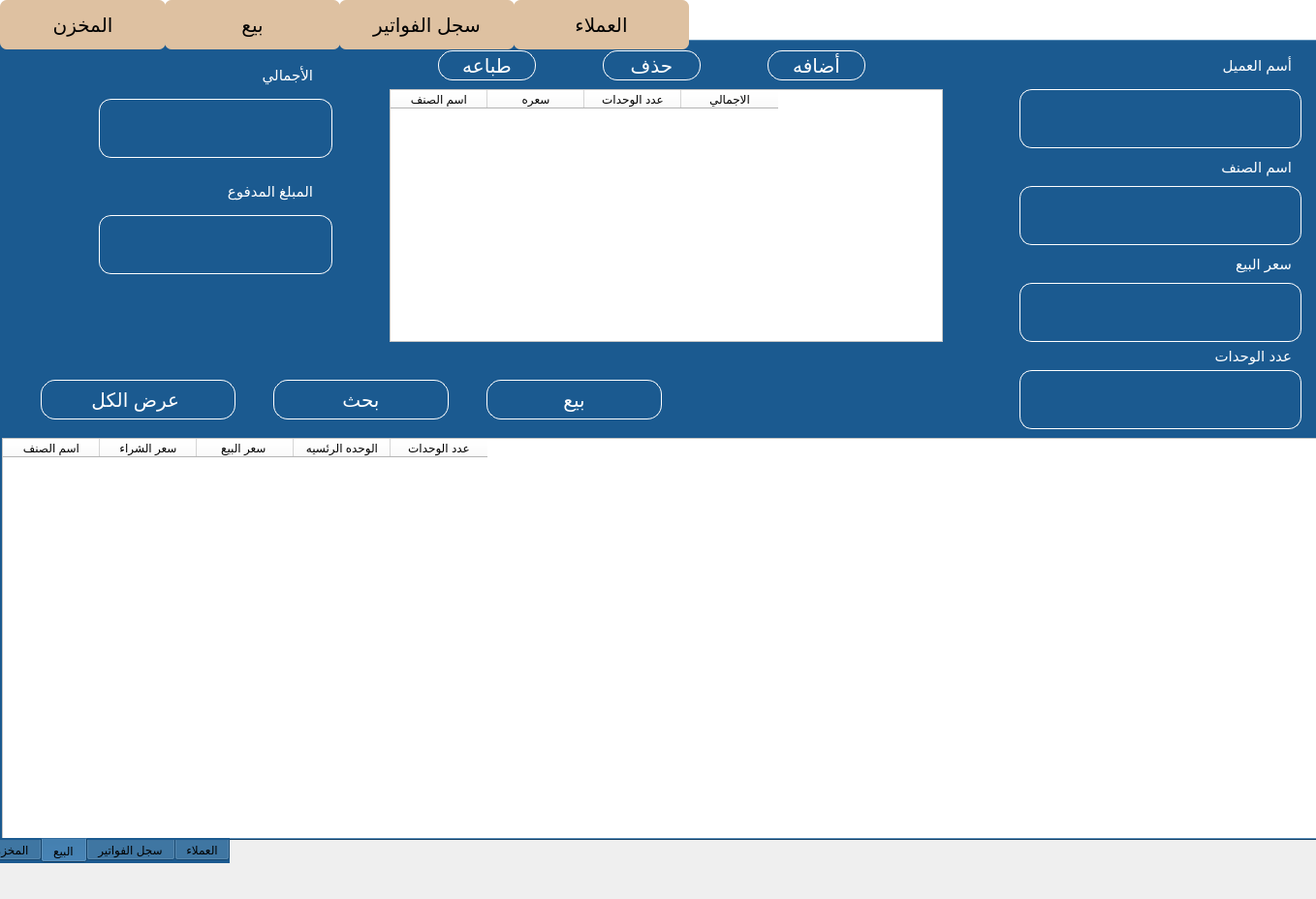
<?xml version="1.0" encoding="UTF-8"?>
<ui version="4.0">
 <class>Form</class>
 <widget class="QWidget" name="Form">
  <property name="geometry">
   <rect>
    <x>0</x>
    <y>0</y>
    <width>1358</width>
    <height>928</height>
   </rect>
  </property>
  <property name="windowTitle">
   <string>Form</string>
  </property>
  <property name="styleSheet">
   <string notr="true">
.QPushButton {
   background-color: rgb(222, 193, 161);
	box-shadow: 0px 1px 0px 0px #1c1b18;
	background:linear-gradient(to bottom, #eae0c2 5%, #ccc2a6 100%);

	font: 14pt &quot;Droid Sans Arabic&quot;;
	border-radius:15px;
	border:1px solid #333029;
	display:inline-block;
	cursor:pointer;
	
	
	color: rgb(255, 255, 255);
	
	border-color: rgb(255, 255, 255);
	font-size:20px;
	
	padding:0px 0px;
	text-decoration:none;
	text-shadow:0px 1px 0px #ffffff;
}
.QPushButton:hover {
	background:linear-gradient(to bottom, #ccc2a6 5%, #eae0c2 100%);
	

	border-color:rgb(31, 31, 31);
	color: rgb(31, 31, 31);
		
	background-color: rgb(24, 24, 24);

}
.QPushButton:active {
	position:relative;
	top:1px;
}


QLineEdit {
    border: 1px solid rgb(255, 255, 255);
border-radius:13px;
font: 15pt &quot;Droid Sans Arabic&quot;;
	color: rgb(255, 255, 255);
}
.QComboBox{
font-size:15px;
  font: 14pt &quot;Droid Sans Arabic&quot;;
	padding:0px 0px;
	text-decoration:none;
	text-shadow:0px 1px 0px #ffffff;
    text-align: center;
	color: rgb(255, 255, 255);
    border: 1px solid rgb(255, 255, 255);

}

.QTableWidget{
font-size:18px;
}</string>
  </property>
  <widget class="QTabWidget" name="tabWidget">
   <property name="geometry">
    <rect>
     <x>-20</x>
     <y>40</y>
     <width>1381</width>
     <height>851</height>
    </rect>
   </property>
   <property name="styleSheet">
    <string notr="true">background-color: rgb(38, 202, 218);
background-color: rgb(77, 208, 225);
background-color: rgb(41, 182, 246);
background-color: rgb(27, 90, 144);</string>
   </property>
   <property name="tabPosition">
    <enum>QTabWidget::South</enum>
   </property>
   <property name="currentIndex">
    <number>1</number>
   </property>
   <widget class="QWidget" name="tab_3">
    <attribute name="title">
     <string>المخزن</string>
    </attribute>
    <widget class="QLabel" name="label_64">
     <property name="geometry">
      <rect>
       <x>840</x>
       <y>20</y>
       <width>151</width>
       <height>31</height>
      </rect>
     </property>
     <property name="styleSheet">
      <string notr="true">.QLabel{
font-size:15px;
font: 14pt &quot;Droid Sans Arabic&quot;;
		color: rgb(255, 255, 255);
	padding:0px 0px;
	text-decoration:none;
	text-shadow:0px 1px 0px #ffffff;
}</string>
     </property>
     <property name="text">
      <string>الوحده الرئسيه</string>
     </property>
    </widget>
    <widget class="QLabel" name="label_65">
     <property name="geometry">
      <rect>
       <x>890</x>
       <y>150</y>
       <width>101</width>
       <height>31</height>
      </rect>
     </property>
     <property name="styleSheet">
      <string notr="true">.QLabel{
font-size:15px;
font: 14pt &quot;Droid Sans Arabic&quot;;
		color: rgb(255, 255, 255);
	padding:0px 0px;
	text-decoration:none;
	text-shadow:0px 1px 0px #ffffff;
}</string>
     </property>
     <property name="text">
      <string>عدد الوحدات </string>
     </property>
    </widget>
    <widget class="QPushButton" name="storge_tab_showall_btn">
     <property name="geometry">
      <rect>
       <x>80</x>
       <y>350</y>
       <width>201</width>
       <height>41</height>
      </rect>
     </property>
     <property name="styleSheet">
      <string notr="true"/>
     </property>
     <property name="text">
      <string>عرض الكل </string>
     </property>
    </widget>
    <widget class="QLabel" name="label_67">
     <property name="geometry">
      <rect>
       <x>1190</x>
       <y>260</y>
       <width>141</width>
       <height>31</height>
      </rect>
     </property>
     <property name="styleSheet">
      <string notr="true">.QLabel{
font-size:15px;
font: 14pt &quot;Droid Sans Arabic&quot;;
		color: rgb(255, 255, 255);
	padding:0px 0px;
	text-decoration:none;
	text-shadow:0px 1px 0px #ffffff;
}</string>
     </property>
     <property name="text">
      <string>سعر بيع الوحده</string>
     </property>
    </widget>
    <widget class="QLabel" name="label_63">
     <property name="geometry">
      <rect>
       <x>1220</x>
       <y>20</y>
       <width>111</width>
       <height>31</height>
      </rect>
     </property>
     <property name="styleSheet">
      <string notr="true">.QLabel{
font-size:15px;
font: 14pt &quot;Droid Sans Arabic&quot;;
		color: rgb(255, 255, 255);
	padding:0px 0px;
	text-decoration:none;
	text-shadow:0px 1px 0px #ffffff;
}</string>
     </property>
     <property name="text">
      <string>أسم الصنف </string>
     </property>
    </widget>
    <widget class="QLineEdit" name="storge_tab_unit_price_line">
     <property name="geometry">
      <rect>
       <x>1050</x>
       <y>300</y>
       <width>291</width>
       <height>61</height>
      </rect>
     </property>
     <property name="styleSheet">
      <string notr="true"/>
     </property>
     <property name="text">
      <string/>
     </property>
    </widget>
    <widget class="QLabel" name="label_66">
     <property name="geometry">
      <rect>
       <x>1220</x>
       <y>140</y>
       <width>111</width>
       <height>41</height>
      </rect>
     </property>
     <property name="styleSheet">
      <string notr="true">.QLabel{
font-size:15px;
font: 14pt &quot;Droid Sans Arabic&quot;;
		color: rgb(255, 255, 255);
	padding:0px 0px;
	text-decoration:none;
	text-shadow:0px 1px 0px #ffffff;
}</string>
     </property>
     <property name="text">
      <string>سعر الشراء</string>
     </property>
    </widget>
    <widget class="QLineEdit" name="storge_tab_total_numof_unit_line">
     <property name="geometry">
      <rect>
       <x>710</x>
       <y>180</y>
       <width>291</width>
       <height>61</height>
      </rect>
     </property>
     <property name="styleSheet">
      <string notr="true"/>
     </property>
     <property name="text">
      <string/>
     </property>
    </widget>
    <widget class="QLineEdit" name="storge_tab_buy_price_line">
     <property name="geometry">
      <rect>
       <x>1050</x>
       <y>180</y>
       <width>291</width>
       <height>61</height>
      </rect>
     </property>
     <property name="styleSheet">
      <string notr="true"/>
     </property>
     <property name="text">
      <string/>
     </property>
    </widget>
    <widget class="QTableWidget" name="Storge_Table">
     <property name="geometry">
      <rect>
       <x>20</x>
       <y>410</y>
       <width>1361</width>
       <height>421</height>
      </rect>
     </property>
     <property name="styleSheet">
      <string notr="true">background-color: rgb(178, 235, 242);
background-color: rgb(255, 255, 255);
font: 17pt &quot;Droid Sans Arabic&quot;;
</string>
     </property>
     <property name="sizeAdjustPolicy">
      <enum>QAbstractScrollArea::AdjustToContents</enum>
     </property>
     <property name="verticalScrollMode">
      <enum>QAbstractItemView::ScrollPerPixel</enum>
     </property>
     <property name="horizontalScrollMode">
      <enum>QAbstractItemView::ScrollPerPixel</enum>
     </property>
     <column>
      <property name="text">
       <string>اسم الصنف</string>
      </property>
     </column>
     <column>
      <property name="text">
       <string>سعر الشراء</string>
      </property>
     </column>
     <column>
      <property name="text">
       <string>سعر البيع </string>
      </property>
     </column>
     <column>
      <property name="text">
       <string>الوحده الرئسيه</string>
      </property>
     </column>
     <column>
      <property name="text">
       <string>عدد الوحدات</string>
      </property>
     </column>
    </widget>
    <widget class="QLineEdit" name="storge_tab_product_name_line">
     <property name="geometry">
      <rect>
       <x>1050</x>
       <y>50</y>
       <width>291</width>
       <height>61</height>
      </rect>
     </property>
     <property name="styleSheet">
      <string notr="true"/>
     </property>
     <property name="text">
      <string/>
     </property>
    </widget>
    <widget class="QPushButton" name="storge_tab_add_btn">
     <property name="geometry">
      <rect>
       <x>790</x>
       <y>350</y>
       <width>181</width>
       <height>41</height>
      </rect>
     </property>
     <property name="styleSheet">
      <string notr="true"/>
     </property>
     <property name="text">
      <string>أضافه</string>
     </property>
    </widget>
    <widget class="QComboBox" name="storge_tab_unit_type_comboBox">
     <property name="geometry">
      <rect>
       <x>760</x>
       <y>50</y>
       <width>231</width>
       <height>61</height>
      </rect>
     </property>
     <property name="mouseTracking">
      <bool>false</bool>
     </property>
     <property name="layoutDirection">
      <enum>Qt::LeftToRight</enum>
     </property>
     <property name="autoFillBackground">
      <bool>false</bool>
     </property>
     <property name="styleSheet">
      <string notr="true"/>
     </property>
     <property name="editable">
      <bool>true</bool>
     </property>
     <item>
      <property name="text">
       <string>زجاجه</string>
      </property>
     </item>
     <item>
      <property name="text">
       <string>علبه</string>
      </property>
     </item>
     <item>
      <property name="text">
       <string>كرتونه</string>
      </property>
     </item>
     <item>
      <property name="text">
       <string>كيلو</string>
      </property>
     </item>
     <item>
      <property name="text">
       <string>جرام</string>
      </property>
     </item>
     <item>
      <property name="text">
       <string>قطعه</string>
      </property>
     </item>
    </widget>
    <widget class="QPushButton" name="storge_tab_update_btn">
     <property name="geometry">
      <rect>
       <x>330</x>
       <y>350</y>
       <width>181</width>
       <height>41</height>
      </rect>
     </property>
     <property name="styleSheet">
      <string notr="true"/>
     </property>
     <property name="text">
      <string>تعديل</string>
     </property>
    </widget>
    <widget class="QPushButton" name="storge_tab_add_ToComboBox_btn_6">
     <property name="geometry">
      <rect>
       <x>660</x>
       <y>50</y>
       <width>71</width>
       <height>41</height>
      </rect>
     </property>
     <property name="styleSheet">
      <string notr="true"/>
     </property>
     <property name="text">
      <string>أضافه</string>
     </property>
    </widget>
    <widget class="QPushButton" name="storge_tab_search_btn">
     <property name="geometry">
      <rect>
       <x>560</x>
       <y>350</y>
       <width>181</width>
       <height>41</height>
      </rect>
     </property>
     <property name="styleSheet">
      <string notr="true"/>
     </property>
     <property name="text">
      <string>بحث</string>
     </property>
    </widget>
   </widget>
   <widget class="QWidget" name="tab">
    <attribute name="title">
     <string>البيع</string>
    </attribute>
    <widget class="QPushButton" name="selling_tab_showall_btn">
     <property name="geometry">
      <rect>
       <x>60</x>
       <y>350</y>
       <width>201</width>
       <height>41</height>
      </rect>
     </property>
     <property name="styleSheet">
      <string notr="true"/>
     </property>
     <property name="text">
      <string>عرض الكل </string>
     </property>
    </widget>
    <widget class="QPushButton" name="selling_tab_sell_btn">
     <property name="geometry">
      <rect>
       <x>520</x>
       <y>350</y>
       <width>181</width>
       <height>41</height>
      </rect>
     </property>
     <property name="styleSheet">
      <string notr="true"/>
     </property>
     <property name="text">
      <string>بيع</string>
     </property>
    </widget>
    <widget class="QTableWidget" name="selling_tableWidget">
     <property name="geometry">
      <rect>
       <x>20</x>
       <y>410</y>
       <width>1361</width>
       <height>421</height>
      </rect>
     </property>
     <property name="styleSheet">
      <string notr="true">background-color: rgb(178, 235, 242);
background-color: rgb(255, 255, 255);
font: 17pt &quot;Droid Sans Arabic&quot;;
</string>
     </property>
     <property name="sizeAdjustPolicy">
      <enum>QAbstractScrollArea::AdjustToContents</enum>
     </property>
     <property name="verticalScrollMode">
      <enum>QAbstractItemView::ScrollPerPixel</enum>
     </property>
     <property name="horizontalScrollMode">
      <enum>QAbstractItemView::ScrollPerPixel</enum>
     </property>
     <column>
      <property name="text">
       <string>اسم الصنف</string>
      </property>
     </column>
     <column>
      <property name="text">
       <string>سعر الشراء</string>
      </property>
     </column>
     <column>
      <property name="text">
       <string>سعر البيع </string>
      </property>
     </column>
     <column>
      <property name="text">
       <string>الوحده الرئسيه</string>
      </property>
     </column>
     <column>
      <property name="text">
       <string>عدد الوحدات</string>
      </property>
     </column>
    </widget>
    <widget class="QPushButton" name="selling_tab_search_btn">
     <property name="geometry">
      <rect>
       <x>300</x>
       <y>350</y>
       <width>181</width>
       <height>41</height>
      </rect>
     </property>
     <property name="styleSheet">
      <string notr="true"/>
     </property>
     <property name="text">
      <string>بحث</string>
     </property>
    </widget>
    <widget class="QPushButton" name="storge_tab_add__to_selltable_btn">
     <property name="geometry">
      <rect>
       <x>810</x>
       <y>10</y>
       <width>101</width>
       <height>31</height>
      </rect>
     </property>
     <property name="styleSheet">
      <string notr="true"/>
     </property>
     <property name="text">
      <string>أضافه</string>
     </property>
    </widget>
    <widget class="QLabel" name="label_69">
     <property name="geometry">
      <rect>
       <x>1250</x>
       <y>310</y>
       <width>101</width>
       <height>31</height>
      </rect>
     </property>
     <property name="styleSheet">
      <string notr="true">.QLabel{
font-size:15px;
font: 14pt &quot;Droid Sans Arabic&quot;;
		color: rgb(255, 255, 255);
	padding:0px 0px;
	text-decoration:none;
	text-shadow:0px 1px 0px #ffffff;
}</string>
     </property>
     <property name="text">
      <string>عدد الوحدات </string>
     </property>
    </widget>
    <widget class="QLabel" name="label_70">
     <property name="geometry">
      <rect>
       <x>1240</x>
       <y>210</y>
       <width>111</width>
       <height>41</height>
      </rect>
     </property>
     <property name="styleSheet">
      <string notr="true">.QLabel{
font-size:15px;
font: 14pt &quot;Droid Sans Arabic&quot;;
		color: rgb(255, 255, 255);
	padding:0px 0px;
	text-decoration:none;
	text-shadow:0px 1px 0px #ffffff;
}</string>
     </property>
     <property name="text">
      <string>سعر البيع </string>
     </property>
    </widget>
    <widget class="QLineEdit" name="storge_tab_buy_price_line_2">
     <property name="geometry">
      <rect>
       <x>1070</x>
       <y>250</y>
       <width>291</width>
       <height>61</height>
      </rect>
     </property>
     <property name="styleSheet">
      <string notr="true"/>
     </property>
     <property name="text">
      <string/>
     </property>
    </widget>
    <widget class="QLineEdit" name="storge_tab_total_numof_unit_line_2">
     <property name="geometry">
      <rect>
       <x>1070</x>
       <y>340</y>
       <width>291</width>
       <height>61</height>
      </rect>
     </property>
     <property name="styleSheet">
      <string notr="true"/>
     </property>
     <property name="text">
      <string/>
     </property>
    </widget>
    <widget class="QLineEdit" name="sellingTab_total_monay_of_invoice">
     <property name="geometry">
      <rect>
       <x>120</x>
       <y>60</y>
       <width>241</width>
       <height>61</height>
      </rect>
     </property>
     <property name="styleSheet">
      <string notr="true"/>
     </property>
     <property name="text">
      <string/>
     </property>
    </widget>
    <widget class="QLabel" name="label_71">
     <property name="geometry">
      <rect>
       <x>240</x>
       <y>20</y>
       <width>101</width>
       <height>31</height>
      </rect>
     </property>
     <property name="styleSheet">
      <string notr="true">.QLabel{
font-size:15px;
font: 14pt &quot;Droid Sans Arabic&quot;;
		color: rgb(255, 255, 255);
	padding:0px 0px;
	text-decoration:none;
	text-shadow:0px 1px 0px #ffffff;
}</string>
     </property>
     <property name="text">
      <string>الأجمالي</string>
     </property>
    </widget>
    <widget class="QTableWidget" name="small_sell_tble">
     <property name="geometry">
      <rect>
       <x>420</x>
       <y>50</y>
       <width>571</width>
       <height>261</height>
      </rect>
     </property>
     <property name="styleSheet">
      <string notr="true">background-color: rgb(178, 235, 242);
background-color: rgb(255, 255, 255);
font: 13pt &quot;Droid Sans Arabic&quot;;
</string>
     </property>
     <property name="sizeAdjustPolicy">
      <enum>QAbstractScrollArea::AdjustToContents</enum>
     </property>
     <property name="verticalScrollMode">
      <enum>QAbstractItemView::ScrollPerPixel</enum>
     </property>
     <property name="horizontalScrollMode">
      <enum>QAbstractItemView::ScrollPerPixel</enum>
     </property>
     <column>
      <property name="text">
       <string>اسم الصنف</string>
      </property>
     </column>
     <column>
      <property name="text">
       <string>سعره</string>
      </property>
     </column>
     <column>
      <property name="text">
       <string>عدد الوحدات</string>
      </property>
     </column>
     <column>
      <property name="text">
       <string>الاجمالي</string>
      </property>
     </column>
    </widget>
    <widget class="QPushButton" name="storge_tab_delete_selltable_btn">
     <property name="geometry">
      <rect>
       <x>640</x>
       <y>10</y>
       <width>101</width>
       <height>31</height>
      </rect>
     </property>
     <property name="styleSheet">
      <string notr="true"/>
     </property>
     <property name="text">
      <string>حذف</string>
     </property>
    </widget>
    <widget class="QPushButton" name="storge_tab_print_selltable_btn">
     <property name="geometry">
      <rect>
       <x>470</x>
       <y>10</y>
       <width>101</width>
       <height>31</height>
      </rect>
     </property>
     <property name="styleSheet">
      <string notr="true"/>
     </property>
     <property name="text">
      <string>طباعه</string>
     </property>
    </widget>
    <widget class="QLabel" name="label_73">
     <property name="geometry">
      <rect>
       <x>1240</x>
       <y>10</y>
       <width>111</width>
       <height>31</height>
      </rect>
     </property>
     <property name="styleSheet">
      <string notr="true">.QLabel{
font-size:15px;
font: 14pt &quot;Droid Sans Arabic&quot;;
		color: rgb(255, 255, 255);
	padding:0px 0px;
	text-decoration:none;
	text-shadow:0px 1px 0px #ffffff;
}</string>
     </property>
     <property name="text">
      <string>أسم العميل</string>
     </property>
    </widget>
    <widget class="QLineEdit" name="selling_tab_customer_name_line">
     <property name="geometry">
      <rect>
       <x>1070</x>
       <y>50</y>
       <width>291</width>
       <height>61</height>
      </rect>
     </property>
     <property name="styleSheet">
      <string notr="true"/>
     </property>
     <property name="text">
      <string/>
     </property>
    </widget>
    <widget class="QLineEdit" name="selling_tab_product_name_line">
     <property name="geometry">
      <rect>
       <x>1070</x>
       <y>150</y>
       <width>291</width>
       <height>61</height>
      </rect>
     </property>
     <property name="styleSheet">
      <string notr="true"/>
     </property>
     <property name="text">
      <string/>
     </property>
    </widget>
    <widget class="QLabel" name="label_74">
     <property name="geometry">
      <rect>
       <x>1240</x>
       <y>120</y>
       <width>111</width>
       <height>21</height>
      </rect>
     </property>
     <property name="styleSheet">
      <string notr="true">.QLabel{
font-size:15px;
font: 14pt &quot;Droid Sans Arabic&quot;;
		color: rgb(255, 255, 255);
	padding:0px 0px;
	text-decoration:none;
	text-shadow:0px 1px 0px #ffffff;
}</string>
     </property>
     <property name="text">
      <string>اسم الصنف</string>
     </property>
    </widget>
    <widget class="QLineEdit" name="sellingTab_paid_amount_invoice_2">
     <property name="geometry">
      <rect>
       <x>120</x>
       <y>180</y>
       <width>241</width>
       <height>61</height>
      </rect>
     </property>
     <property name="styleSheet">
      <string notr="true"/>
     </property>
     <property name="text">
      <string/>
     </property>
    </widget>
    <widget class="QLabel" name="label_75">
     <property name="geometry">
      <rect>
       <x>210</x>
       <y>140</y>
       <width>131</width>
       <height>31</height>
      </rect>
     </property>
     <property name="styleSheet">
      <string notr="true">.QLabel{
font-size:15px;
font: 14pt &quot;Droid Sans Arabic&quot;;
		color: rgb(255, 255, 255);
	padding:0px 0px;
	text-decoration:none;
	text-shadow:0px 1px 0px #ffffff;
}</string>
     </property>
     <property name="text">
      <string>المبلغ المدفوع</string>
     </property>
    </widget>
   </widget>
   <widget class="QWidget" name="tab_2">
    <attribute name="title">
     <string>سجل الفواتير</string>
    </attribute>
    <widget class="QTableWidget" name="invoice_table">
     <property name="geometry">
      <rect>
       <x>10</x>
       <y>280</y>
       <width>1371</width>
       <height>551</height>
      </rect>
     </property>
     <property name="styleSheet">
      <string notr="true">background-color: rgb(178, 235, 242);
background-color: rgb(255, 255, 255);
font: 17pt &quot;Droid Sans Arabic&quot;;
</string>
     </property>
     <property name="sizeAdjustPolicy">
      <enum>QAbstractScrollArea::AdjustToContents</enum>
     </property>
     <property name="verticalScrollMode">
      <enum>QAbstractItemView::ScrollPerPixel</enum>
     </property>
     <property name="horizontalScrollMode">
      <enum>QAbstractItemView::ScrollPerPixel</enum>
     </property>
     <column>
      <property name="text">
       <string>التاريخ</string>
      </property>
     </column>
     <column>
      <property name="text">
       <string>المبلغ الاجمالي</string>
      </property>
     </column>
     <column>
      <property name="text">
       <string>المنتجات </string>
      </property>
     </column>
    </widget>
    <widget class="QPushButton" name="storge_tab_showall_btn_4">
     <property name="geometry">
      <rect>
       <x>950</x>
       <y>130</y>
       <width>201</width>
       <height>41</height>
      </rect>
     </property>
     <property name="styleSheet">
      <string notr="true"/>
     </property>
     <property name="text">
      <string>عرض الكل </string>
     </property>
    </widget>
    <widget class="QPushButton" name="storge_tab_add_btn_5">
     <property name="geometry">
      <rect>
       <x>1180</x>
       <y>130</y>
       <width>181</width>
       <height>41</height>
      </rect>
     </property>
     <property name="styleSheet">
      <string notr="true"/>
     </property>
     <property name="text">
      <string>بحث</string>
     </property>
    </widget>
    <widget class="QLineEdit" name="invoice_tab_data_lineedit">
     <property name="geometry">
      <rect>
       <x>1070</x>
       <y>50</y>
       <width>291</width>
       <height>61</height>
      </rect>
     </property>
     <property name="styleSheet">
      <string notr="true"/>
     </property>
     <property name="text">
      <string/>
     </property>
    </widget>
    <widget class="QLabel" name="label_72">
     <property name="geometry">
      <rect>
       <x>1240</x>
       <y>10</y>
       <width>111</width>
       <height>31</height>
      </rect>
     </property>
     <property name="styleSheet">
      <string notr="true">.QLabel{
font-size:15px;
font: 14pt &quot;Droid Sans Arabic&quot;;
		color: rgb(255, 255, 255);
	padding:0px 0px;
	text-decoration:none;
	text-shadow:0px 1px 0px #ffffff;
}</string>
     </property>
     <property name="text">
      <string>التاريخ</string>
     </property>
    </widget>
    <widget class="QPushButton" name="storge_tab_print_btn_5">
     <property name="geometry">
      <rect>
       <x>720</x>
       <y>130</y>
       <width>201</width>
       <height>41</height>
      </rect>
     </property>
     <property name="styleSheet">
      <string notr="true"/>
     </property>
     <property name="text">
      <string>طباعه</string>
     </property>
    </widget>
   </widget>
   <widget class="QWidget" name="tab_4">
    <attribute name="title">
     <string>العملاء</string>
    </attribute>
    <widget class="QPushButton" name="customer_tab_delete_btn">
     <property name="geometry">
      <rect>
       <x>260</x>
       <y>230</y>
       <width>201</width>
       <height>41</height>
      </rect>
     </property>
     <property name="styleSheet">
      <string notr="true">.QPushButton{background-color: rgb(170, 0, 0);
color: rgb(255, 255, 255);
}

.QPushButton:hover {
	background:linear-gradient(to bottom, #ccc2a6 5%, #eae0c2 100%);
	
		
	background-color: rgb(38, 38, 38);
}</string>
     </property>
     <property name="text">
      <string>حذف</string>
     </property>
    </widget>
    <widget class="QLineEdit" name="customers_tab_total_amount_LINE">
     <property name="geometry">
      <rect>
       <x>1070</x>
       <y>140</y>
       <width>291</width>
       <height>41</height>
      </rect>
     </property>
     <property name="styleSheet">
      <string notr="true"/>
     </property>
     <property name="text">
      <string/>
     </property>
    </widget>
    <widget class="QLabel" name="label_28">
     <property name="geometry">
      <rect>
       <x>830</x>
       <y>100</y>
       <width>151</width>
       <height>31</height>
      </rect>
     </property>
     <property name="styleSheet">
      <string notr="true">.QLabel{
font-size:15px;
font: 14pt &quot;Droid Sans Arabic&quot;;
		color: rgb(255, 255, 255);
	padding:0px 0px;
	text-decoration:none;
	text-shadow:0px 1px 0px #ffffff;
}</string>
     </property>
     <property name="text">
      <string>المبلغ المدفوع</string>
     </property>
    </widget>
    <widget class="QLineEdit" name="customers_tab_paid_amount_LINE">
     <property name="geometry">
      <rect>
       <x>700</x>
       <y>140</y>
       <width>291</width>
       <height>41</height>
      </rect>
     </property>
     <property name="styleSheet">
      <string notr="true"/>
     </property>
     <property name="text">
      <string/>
     </property>
    </widget>
    <widget class="QLabel" name="label_48">
     <property name="geometry">
      <rect>
       <x>1210</x>
       <y>110</y>
       <width>141</width>
       <height>21</height>
      </rect>
     </property>
     <property name="styleSheet">
      <string notr="true">.QLabel{
font-size:15px;
font: 14pt &quot;Droid Sans Arabic&quot;;
		color: rgb(255, 255, 255);
	padding:0px 0px;
	text-decoration:none;
	text-shadow:0px 1px 0px #ffffff;
}</string>
     </property>
     <property name="text">
      <string>المبلغ  الكلي</string>
     </property>
    </widget>
    <widget class="QLineEdit" name="customers_tab_Name_LINE">
     <property name="geometry">
      <rect>
       <x>1070</x>
       <y>40</y>
       <width>291</width>
       <height>41</height>
      </rect>
     </property>
     <property name="styleSheet">
      <string notr="true"/>
     </property>
     <property name="text">
      <string/>
     </property>
    </widget>
    <widget class="QLabel" name="label_47">
     <property name="geometry">
      <rect>
       <x>1300</x>
       <y>10</y>
       <width>51</width>
       <height>20</height>
      </rect>
     </property>
     <property name="styleSheet">
      <string notr="true">.QLabel{
font-size:15px;
font: 14pt &quot;Droid Sans Arabic&quot;;
		color: rgb(255, 255, 255);
	padding:0px 0px;
	text-decoration:none;
	text-shadow:0px 1px 0px #ffffff;
}</string>
     </property>
     <property name="text">
      <string>ألاسم</string>
     </property>
    </widget>
    <widget class="QPushButton" name="customer_tab_showall_btn">
     <property name="geometry">
      <rect>
       <x>500</x>
       <y>230</y>
       <width>201</width>
       <height>41</height>
      </rect>
     </property>
     <property name="styleSheet">
      <string notr="true"/>
     </property>
     <property name="text">
      <string>عرض الكل </string>
     </property>
    </widget>
    <widget class="QPushButton" name="customer_tab_search_btn">
     <property name="geometry">
      <rect>
       <x>740</x>
       <y>230</y>
       <width>181</width>
       <height>41</height>
      </rect>
     </property>
     <property name="styleSheet">
      <string notr="true"/>
     </property>
     <property name="text">
      <string>بحث</string>
     </property>
    </widget>
    <widget class="QTableWidget" name="tableWidget_28">
     <property name="geometry">
      <rect>
       <x>20</x>
       <y>280</y>
       <width>1361</width>
       <height>551</height>
      </rect>
     </property>
     <property name="styleSheet">
      <string notr="true">background-color: rgb(178, 235, 242);
background-color: rgb(255, 255, 255);
font: 17pt &quot;Droid Sans Arabic&quot;;
</string>
     </property>
     <property name="sizeAdjustPolicy">
      <enum>QAbstractScrollArea::AdjustToContents</enum>
     </property>
     <property name="verticalScrollMode">
      <enum>QAbstractItemView::ScrollPerPixel</enum>
     </property>
     <property name="horizontalScrollMode">
      <enum>QAbstractItemView::ScrollPerPixel</enum>
     </property>
     <column>
      <property name="text">
       <string>الاسم</string>
      </property>
     </column>
     <column>
      <property name="text">
       <string>المبلغ الاجمالي</string>
      </property>
     </column>
     <column>
      <property name="text">
       <string>المتبقي</string>
      </property>
     </column>
    </widget>
    <widget class="QPushButton" name="customer_tab_add_btn">
     <property name="geometry">
      <rect>
       <x>1180</x>
       <y>230</y>
       <width>181</width>
       <height>41</height>
      </rect>
     </property>
     <property name="styleSheet">
      <string notr="true"/>
     </property>
     <property name="text">
      <string>أضافه</string>
     </property>
    </widget>
    <widget class="QPushButton" name="customer_tab_UPDATE_btn">
     <property name="geometry">
      <rect>
       <x>960</x>
       <y>230</y>
       <width>181</width>
       <height>41</height>
      </rect>
     </property>
     <property name="styleSheet">
      <string notr="true"/>
     </property>
     <property name="text">
      <string>نجديد</string>
     </property>
    </widget>
   </widget>
  </widget>
  <widget class="QGraphicsView" name="graphicsView">
   <property name="geometry">
    <rect>
     <x>0</x>
     <y>0</y>
     <width>1361</width>
     <height>41</height>
    </rect>
   </property>
   <property name="frameShape">
    <enum>QFrame::NoFrame</enum>
   </property>
  </widget>
  <widget class="QPushButton" name="open_storge_tab__btn">
   <property name="geometry">
    <rect>
     <x>0</x>
     <y>0</y>
     <width>171</width>
     <height>51</height>
    </rect>
   </property>
   <property name="styleSheet">
    <string notr="true">
.QPushButton {
   background-color: rgb(222, 193, 161);
	box-shadow: 0px 1px 0px 0px #1c1b18;
	background:linear-gradient(to bottom, #eae0c2 5%, #ccc2a6 100%);

	font: 9pt &quot;Droid Sans Arabic&quot;;
	border-radius:7px;
	border:0px solid #333029;
	display:inline-block;
	cursor:pointer;
	
	
	color: rgb(0, 0, 0);
	
	border-color: rgb(255, 255, 255);
	font-size:20px;
	
	padding:0px 0px;
	text-decoration:none;
	text-shadow:0px 1px 0px #ffffff;
}
.QPushButton:hover {
	background:linear-gradient(to bottom, #ccc2a6 5%, #eae0c2 100%);
	
	color: rgb(255, 255, 255);
		
	background-color: rgb(27, 90, 144);

}
.QPushButton:active {
	position:relative;
	top:1px;
}</string>
   </property>
   <property name="text">
    <string>المخزن</string>
   </property>
  </widget>
  <widget class="QPushButton" name="open_sell_tab__btn">
   <property name="geometry">
    <rect>
     <x>170</x>
     <y>0</y>
     <width>181</width>
     <height>51</height>
    </rect>
   </property>
   <property name="styleSheet">
    <string notr="true">
.QPushButton {
   background-color: rgb(222, 193, 161);
	box-shadow: 0px 1px 0px 0px #1c1b18;
	background:linear-gradient(to bottom, #eae0c2 5%, #ccc2a6 100%);

	font: 9pt &quot;Droid Sans Arabic&quot;;
	border-radius:7px;
	border:0px solid #333029;
	display:inline-block;
	cursor:pointer;
	
	
	color: rgb(0, 0, 0);
	
	border-color: rgb(255, 255, 255);
	font-size:20px;
	
	padding:0px 0px;
	text-decoration:none;
	text-shadow:0px 1px 0px #ffffff;
}
.QPushButton:hover {
	background:linear-gradient(to bottom, #ccc2a6 5%, #eae0c2 100%);
	
	color: rgb(255, 255, 255);
		
	background-color: rgb(27, 90, 144);

}
.QPushButton:active {
	position:relative;
	top:1px;
}</string>
   </property>
   <property name="text">
    <string>بيع</string>
   </property>
  </widget>
  <widget class="QPushButton" name="open_invoice_tab__btn">
   <property name="geometry">
    <rect>
     <x>350</x>
     <y>0</y>
     <width>181</width>
     <height>51</height>
    </rect>
   </property>
   <property name="styleSheet">
    <string notr="true">
.QPushButton {
   background-color: rgb(222, 193, 161);
	box-shadow: 0px 1px 0px 0px #1c1b18;
	background:linear-gradient(to bottom, #eae0c2 5%, #ccc2a6 100%);

	font: 9pt &quot;Droid Sans Arabic&quot;;
	border-radius:7px;
	border:0px solid #333029;
	display:inline-block;
	cursor:pointer;
	
	
	color: rgb(0, 0, 0);
	
	border-color: rgb(255, 255, 255);
	font-size:20px;
	
	padding:0px 0px;
	text-decoration:none;
	text-shadow:0px 1px 0px #ffffff;
}
.QPushButton:hover {
	background:linear-gradient(to bottom, #ccc2a6 5%, #eae0c2 100%);
	
	color: rgb(255, 255, 255);
		
	background-color: rgb(27, 90, 144);

}
.QPushButton:active {
	position:relative;
	top:1px;
}</string>
   </property>
   <property name="text">
    <string>سجل الفواتير</string>
   </property>
  </widget>
  <widget class="QPushButton" name="open_customers_tab__btn">
   <property name="geometry">
    <rect>
     <x>530</x>
     <y>0</y>
     <width>181</width>
     <height>51</height>
    </rect>
   </property>
   <property name="styleSheet">
    <string notr="true">
.QPushButton {
   background-color: rgb(222, 193, 161);
	box-shadow: 0px 1px 0px 0px #1c1b18;
	background:linear-gradient(to bottom, #eae0c2 5%, #ccc2a6 100%);

	font: 9pt &quot;Droid Sans Arabic&quot;;
	border-radius:7px;
	border:0px solid #333029;
	display:inline-block;
	cursor:pointer;
	
	
	color: rgb(0, 0, 0);
	
	border-color: rgb(255, 255, 255);
	font-size:20px;
	
	padding:0px 0px;
	text-decoration:none;
	text-shadow:0px 1px 0px #ffffff;
}
.QPushButton:hover {
	background:linear-gradient(to bottom, #ccc2a6 5%, #eae0c2 100%);
	
	color: rgb(255, 255, 255);
		
	background-color: rgb(27, 90, 144);

}
.QPushButton:active {
	position:relative;
	top:1px;
}</string>
   </property>
   <property name="text">
    <string>العملاء</string>
   </property>
  </widget>
 </widget>
 <resources/>
 <connections/>
</ui>
